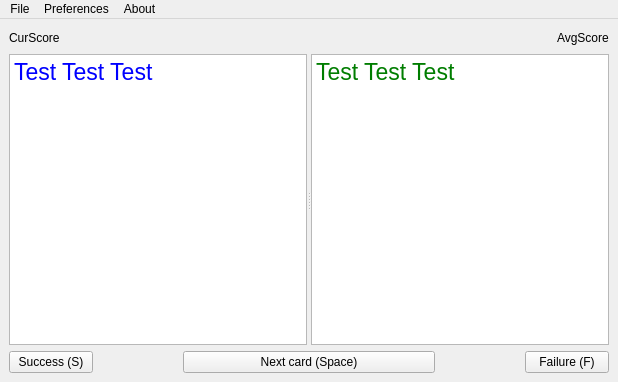
<?xml version="1.0" encoding="UTF-8"?>
<ui version="4.0">
 <class>MainWindow</class>
 <widget class="QMainWindow" name="MainWindow">
  <property name="geometry">
   <rect>
    <x>0</x>
    <y>0</y>
    <width>618</width>
    <height>382</height>
   </rect>
  </property>
  <property name="windowTitle">
   <string>iFlashcards</string>
  </property>
  <widget class="QWidget" name="centralwidget">
   <layout class="QVBoxLayout" name="verticalLayout" stretch="0,1,0">
    <item>
     <layout class="QHBoxLayout" name="horizontalLayout_2">
      <item>
       <widget class="QLabel" name="lblScoreChange">
        <property name="text">
         <string>CurScore</string>
        </property>
       </widget>
      </item>
      <item>
       <spacer name="horizontalSpacer_3">
        <property name="orientation">
         <enum>Qt::Horizontal</enum>
        </property>
        <property name="sizeHint" stdset="0">
         <size>
          <width>40</width>
          <height>20</height>
         </size>
        </property>
       </spacer>
      </item>
      <item>
       <widget class="QLabel" name="lblAvgScore">
        <property name="text">
         <string>AvgScore</string>
        </property>
       </widget>
      </item>
     </layout>
    </item>
    <item>
     <widget class="QSplitter" name="splitter">
      <property name="orientation">
       <enum>Qt::Horizontal</enum>
      </property>
      <property name="childrenCollapsible">
       <bool>false</bool>
      </property>
      <widget class="QPlainTextEdit" name="plainTextForeign">
       <property name="palette">
        <palette>
         <active>
          <colorrole role="Text">
           <brush brushstyle="SolidPattern">
            <color alpha="255">
             <red>0</red>
             <green>0</green>
             <blue>255</blue>
            </color>
           </brush>
          </colorrole>
         </active>
         <inactive>
          <colorrole role="Text">
           <brush brushstyle="SolidPattern">
            <color alpha="255">
             <red>0</red>
             <green>0</green>
             <blue>255</blue>
            </color>
           </brush>
          </colorrole>
         </inactive>
         <disabled>
          <colorrole role="Text">
           <brush brushstyle="SolidPattern">
            <color alpha="255">
             <red>120</red>
             <green>120</green>
             <blue>120</blue>
            </color>
           </brush>
          </colorrole>
         </disabled>
        </palette>
       </property>
       <property name="font">
        <font>
         <pointsize>17</pointsize>
         <weight>50</weight>
         <bold>false</bold>
        </font>
       </property>
       <property name="tabChangesFocus">
        <bool>true</bool>
       </property>
       <property name="readOnly">
        <bool>true</bool>
       </property>
       <property name="plainText">
        <string>Test Test Test</string>
       </property>
       <property name="overwriteMode">
        <bool>false</bool>
       </property>
       <property name="backgroundVisible">
        <bool>false</bool>
       </property>
      </widget>
      <widget class="QPlainTextEdit" name="plainTextNative">
       <property name="palette">
        <palette>
         <active>
          <colorrole role="Text">
           <brush brushstyle="SolidPattern">
            <color alpha="255">
             <red>0</red>
             <green>125</green>
             <blue>0</blue>
            </color>
           </brush>
          </colorrole>
         </active>
         <inactive>
          <colorrole role="Text">
           <brush brushstyle="SolidPattern">
            <color alpha="255">
             <red>0</red>
             <green>125</green>
             <blue>0</blue>
            </color>
           </brush>
          </colorrole>
         </inactive>
         <disabled>
          <colorrole role="Text">
           <brush brushstyle="SolidPattern">
            <color alpha="255">
             <red>120</red>
             <green>120</green>
             <blue>120</blue>
            </color>
           </brush>
          </colorrole>
         </disabled>
        </palette>
       </property>
       <property name="font">
        <font>
         <pointsize>17</pointsize>
         <weight>50</weight>
         <bold>false</bold>
        </font>
       </property>
       <property name="tabChangesFocus">
        <bool>true</bool>
       </property>
       <property name="readOnly">
        <bool>true</bool>
       </property>
       <property name="plainText">
        <string>Test Test Test</string>
       </property>
       <property name="overwriteMode">
        <bool>false</bool>
       </property>
       <property name="backgroundVisible">
        <bool>false</bool>
       </property>
      </widget>
     </widget>
    </item>
    <item>
     <layout class="QHBoxLayout" name="horizontalLayout" stretch="1,1,3,1,1">
      <item>
       <widget class="QPushButton" name="btnYes">
        <property name="focusPolicy">
         <enum>Qt::NoFocus</enum>
        </property>
        <property name="toolTip">
         <string>Press if you have succeeded this card</string>
        </property>
        <property name="statusTip">
         <string/>
        </property>
        <property name="text">
         <string>Success (S)</string>
        </property>
        <property name="shortcut">
         <string>S</string>
        </property>
       </widget>
      </item>
      <item>
       <spacer name="horizontalSpacer">
        <property name="orientation">
         <enum>Qt::Horizontal</enum>
        </property>
        <property name="sizeHint" stdset="0">
         <size>
          <width>40</width>
          <height>20</height>
         </size>
        </property>
       </spacer>
      </item>
      <item>
       <widget class="QPushButton" name="btnNext">
        <property name="focusPolicy">
         <enum>Qt::NoFocus</enum>
        </property>
        <property name="toolTip">
         <string>Get new card</string>
        </property>
        <property name="text">
         <string>Next card (Space)</string>
        </property>
       </widget>
      </item>
      <item>
       <spacer name="horizontalSpacer_2">
        <property name="orientation">
         <enum>Qt::Horizontal</enum>
        </property>
        <property name="sizeHint" stdset="0">
         <size>
          <width>40</width>
          <height>20</height>
         </size>
        </property>
       </spacer>
      </item>
      <item>
       <widget class="QPushButton" name="btnNo">
        <property name="focusPolicy">
         <enum>Qt::NoFocus</enum>
        </property>
        <property name="toolTip">
         <string>Press if you have failed this card</string>
        </property>
        <property name="statusTip">
         <string/>
        </property>
        <property name="text">
         <string>Failure (F)</string>
        </property>
        <property name="shortcut">
         <string>F</string>
        </property>
       </widget>
      </item>
     </layout>
    </item>
   </layout>
  </widget>
  <widget class="QMenuBar" name="menubar">
   <property name="geometry">
    <rect>
     <x>0</x>
     <y>0</y>
     <width>618</width>
     <height>21</height>
    </rect>
   </property>
   <widget class="QMenu" name="menuPreferences">
    <property name="title">
     <string>Preferences</string>
    </property>
    <widget class="QMenu" name="menuFor_Developers">
     <property name="title">
      <string>For Developers</string>
     </property>
     <addaction name="actionTest"/>
    </widget>
    <addaction name="actionShow_Flashcards"/>
    <addaction name="actionInvertLng"/>
    <addaction name="separator"/>
    <addaction name="menuFor_Developers"/>
   </widget>
   <widget class="QMenu" name="menuFile">
    <property name="title">
     <string>File</string>
    </property>
    <addaction name="actionExportToCSV"/>
   </widget>
   <widget class="QMenu" name="menuAbout">
    <property name="title">
     <string>About</string>
    </property>
    <addaction name="actionStatistics"/>
    <addaction name="separator"/>
    <addaction name="actionAbout"/>
   </widget>
   <addaction name="menuFile"/>
   <addaction name="menuPreferences"/>
   <addaction name="menuAbout"/>
  </widget>
  <action name="actionShow_Flashcards">
   <property name="text">
    <string>Show Flashcards...</string>
   </property>
   <property name="shortcut">
    <string>Ctrl+P</string>
   </property>
  </action>
  <action name="actionTest">
   <property name="text">
    <string>Test RNG</string>
   </property>
  </action>
  <action name="actionInvertLng">
   <property name="checkable">
    <bool>true</bool>
   </property>
   <property name="text">
    <string>Invert Language</string>
   </property>
   <property name="shortcut">
    <string>Ctrl+I</string>
   </property>
  </action>
  <action name="actionExportToCSV">
   <property name="text">
    <string>Export to CSV...</string>
   </property>
  </action>
  <action name="actionStatistics">
   <property name="text">
    <string>Show Statistics</string>
   </property>
  </action>
  <action name="actionAbout">
   <property name="text">
    <string>About</string>
   </property>
  </action>
 </widget>
 <resources/>
 <connections/>
</ui>
